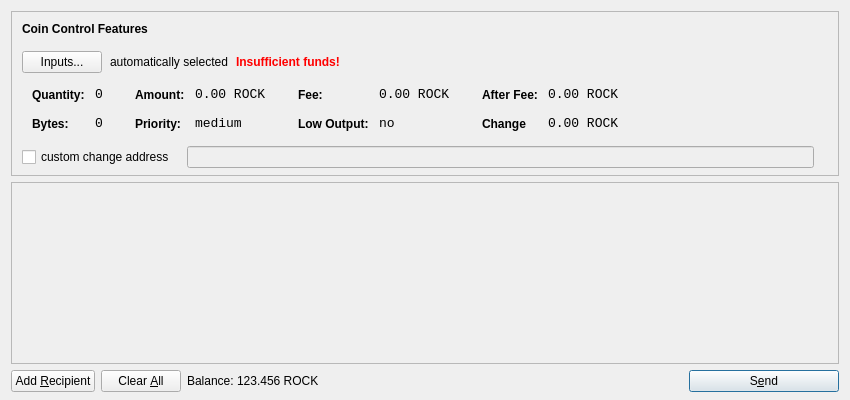
<?xml version="1.0" encoding="UTF-8"?>
<ui version="4.0">
 <class>SendCoinsDialog</class>
 <widget class="QDialog" name="SendCoinsDialog">
  <property name="geometry">
   <rect>
    <x>0</x>
    <y>0</y>
    <width>850</width>
    <height>400</height>
   </rect>
  </property>
  <property name="windowTitle">
   <string>Send Coins</string>
  </property>
  <layout class="QVBoxLayout" name="verticalLayout" stretch="0,1,0">
   <property name="bottomMargin">
    <number>8</number>
   </property>
   <item>
    <widget class="QFrame" name="frameCoinControl">
     <property name="sizePolicy">
      <sizepolicy hsizetype="Expanding" vsizetype="Expanding">
       <horstretch>0</horstretch>
       <verstretch>0</verstretch>
      </sizepolicy>
     </property>
     <property name="maximumSize">
      <size>
       <width>16777215</width>
       <height>16777215</height>
      </size>
     </property>
     <property name="frameShape">
      <enum>QFrame::StyledPanel</enum>
     </property>
     <property name="frameShadow">
      <enum>QFrame::Sunken</enum>
     </property>
     <layout class="QVBoxLayout" name="verticalLayoutCoinControl2">
      <property name="spacing">
       <number>-1</number>
      </property>
      <property name="leftMargin">
       <number>0</number>
      </property>
      <property name="topMargin">
       <number>0</number>
      </property>
      <property name="rightMargin">
       <number>0</number>
      </property>
      <property name="bottomMargin">
       <number>6</number>
      </property>
      <item>
       <layout class="QVBoxLayout" name="verticalLayoutCoinControl" stretch="0,0,0,0,1">
        <property name="spacing">
         <number>0</number>
        </property>
        <property name="leftMargin">
         <number>10</number>
        </property>
        <property name="topMargin">
         <number>10</number>
        </property>
        <item>
         <layout class="QHBoxLayout" name="horizontalLayoutCoinControl1">
          <property name="bottomMargin">
           <number>15</number>
          </property>
          <item>
           <widget class="QLabel" name="labelCoinControlFeatures">
            <property name="sizePolicy">
             <sizepolicy hsizetype="Preferred" vsizetype="Maximum">
              <horstretch>0</horstretch>
              <verstretch>0</verstretch>
             </sizepolicy>
            </property>
            <property name="font">
             <font>
              <weight>75</weight>
              <bold>true</bold>
             </font>
            </property>
            <property name="styleSheet">
             <string notr="true">font-weight:bold;</string>
            </property>
            <property name="text">
             <string>Coin Control Features</string>
            </property>
           </widget>
          </item>
         </layout>
        </item>
        <item>
         <layout class="QHBoxLayout" name="horizontalLayoutCoinControl2" stretch="0,0,0,0">
          <property name="spacing">
           <number>8</number>
          </property>
          <property name="bottomMargin">
           <number>10</number>
          </property>
          <item>
           <widget class="QPushButton" name="pushButtonCoinControl">
            <property name="styleSheet">
             <string notr="true"/>
            </property>
            <property name="text">
             <string>Inputs...</string>
            </property>
           </widget>
          </item>
          <item>
           <widget class="QLabel" name="labelCoinControlAutomaticallySelected">
            <property name="text">
             <string>automatically selected</string>
            </property>
            <property name="margin">
             <number>5</number>
            </property>
           </widget>
          </item>
          <item>
           <widget class="QLabel" name="labelCoinControlInsuffFunds">
            <property name="font">
             <font>
              <weight>75</weight>
              <bold>true</bold>
             </font>
            </property>
            <property name="styleSheet">
             <string notr="true">color:red;font-weight:bold;</string>
            </property>
            <property name="text">
             <string>Insufficient funds!</string>
            </property>
            <property name="margin">
             <number>5</number>
            </property>
           </widget>
          </item>
          <item>
           <spacer name="horizontalSpacerCoinControl">
            <property name="orientation">
             <enum>Qt::Horizontal</enum>
            </property>
            <property name="sizeHint" stdset="0">
             <size>
              <width>40</width>
              <height>1</height>
             </size>
            </property>
           </spacer>
          </item>
         </layout>
        </item>
        <item>
         <widget class="QWidget" name="widgetCoinControl" native="true">
          <property name="sizePolicy">
           <sizepolicy hsizetype="Preferred" vsizetype="Preferred">
            <horstretch>0</horstretch>
            <verstretch>0</verstretch>
           </sizepolicy>
          </property>
          <property name="minimumSize">
           <size>
            <width>0</width>
            <height>0</height>
           </size>
          </property>
          <property name="styleSheet">
           <string notr="true"/>
          </property>
          <layout class="QHBoxLayout" name="horizontalLayoutCoinControl5">
           <property name="margin">
            <number>0</number>
           </property>
           <item>
            <layout class="QHBoxLayout" name="horizontalLayoutCoinControl3" stretch="0,0,0,1">
             <property name="spacing">
              <number>20</number>
             </property>
             <property name="topMargin">
              <number>0</number>
             </property>
             <property name="bottomMargin">
              <number>10</number>
             </property>
             <item>
              <layout class="QFormLayout" name="formLayoutCoinControl1">
               <property name="horizontalSpacing">
                <number>10</number>
               </property>
               <property name="verticalSpacing">
                <number>14</number>
               </property>
               <property name="leftMargin">
                <number>10</number>
               </property>
               <property name="topMargin">
                <number>4</number>
               </property>
               <property name="rightMargin">
                <number>6</number>
               </property>
               <item row="0" column="0">
                <widget class="QLabel" name="labelCoinControlQuantityText">
                 <property name="styleSheet">
                  <string notr="true">font-weight:bold;</string>
                 </property>
                 <property name="text">
                  <string>Quantity:</string>
                 </property>
                 <property name="margin">
                  <number>0</number>
                 </property>
                </widget>
               </item>
               <item row="0" column="1">
                <widget class="QLabel" name="labelCoinControlQuantity">
                 <property name="font">
                  <font>
                   <family>Monospace</family>
                   <pointsize>10</pointsize>
                  </font>
                 </property>
                 <property name="cursor">
                  <cursorShape>IBeamCursor</cursorShape>
                 </property>
                 <property name="contextMenuPolicy">
                  <enum>Qt::ActionsContextMenu</enum>
                 </property>
                 <property name="text">
                  <string>0</string>
                 </property>
                 <property name="margin">
                  <number>0</number>
                 </property>
                 <property name="textInteractionFlags">
                  <set>Qt::LinksAccessibleByMouse|Qt::TextSelectableByKeyboard|Qt::TextSelectableByMouse</set>
                 </property>
                </widget>
               </item>
               <item row="1" column="0">
                <widget class="QLabel" name="labelCoinControlBytesText">
                 <property name="styleSheet">
                  <string notr="true">font-weight:bold;</string>
                 </property>
                 <property name="text">
                  <string>Bytes:</string>
                 </property>
                </widget>
               </item>
               <item row="1" column="1">
                <widget class="QLabel" name="labelCoinControlBytes">
                 <property name="font">
                  <font>
                   <family>Monospace</family>
                   <pointsize>10</pointsize>
                  </font>
                 </property>
                 <property name="cursor">
                  <cursorShape>IBeamCursor</cursorShape>
                 </property>
                 <property name="contextMenuPolicy">
                  <enum>Qt::ActionsContextMenu</enum>
                 </property>
                 <property name="text">
                  <string>0</string>
                 </property>
                 <property name="textInteractionFlags">
                  <set>Qt::LinksAccessibleByMouse|Qt::TextSelectableByKeyboard|Qt::TextSelectableByMouse</set>
                 </property>
                </widget>
               </item>
              </layout>
             </item>
             <item>
              <layout class="QFormLayout" name="formLayoutCoinControl2">
               <property name="horizontalSpacing">
                <number>10</number>
               </property>
               <property name="verticalSpacing">
                <number>14</number>
               </property>
               <property name="leftMargin">
                <number>6</number>
               </property>
               <property name="topMargin">
                <number>4</number>
               </property>
               <property name="rightMargin">
                <number>6</number>
               </property>
               <item row="0" column="0">
                <widget class="QLabel" name="labelCoinControlAmountText">
                 <property name="styleSheet">
                  <string notr="true">font-weight:bold;</string>
                 </property>
                 <property name="text">
                  <string>Amount:</string>
                 </property>
                 <property name="margin">
                  <number>0</number>
                 </property>
                </widget>
               </item>
               <item row="0" column="1">
                <widget class="QLabel" name="labelCoinControlAmount">
                 <property name="font">
                  <font>
                   <family>Monospace</family>
                   <pointsize>10</pointsize>
                  </font>
                 </property>
                 <property name="cursor">
                  <cursorShape>IBeamCursor</cursorShape>
                 </property>
                 <property name="contextMenuPolicy">
                  <enum>Qt::ActionsContextMenu</enum>
                 </property>
                 <property name="text">
                  <string>0.00 ROCK</string>
                 </property>
                 <property name="textInteractionFlags">
                  <set>Qt::LinksAccessibleByMouse|Qt::TextSelectableByKeyboard|Qt::TextSelectableByMouse</set>
                 </property>
                </widget>
               </item>
               <item row="1" column="0">
                <widget class="QLabel" name="labelCoinControlPriorityText">
                 <property name="styleSheet">
                  <string notr="true">font-weight:bold;</string>
                 </property>
                 <property name="text">
                  <string>Priority:</string>
                 </property>
                </widget>
               </item>
               <item row="1" column="1">
                <widget class="QLabel" name="labelCoinControlPriority">
                 <property name="font">
                  <font>
                   <family>Monospace</family>
                   <pointsize>10</pointsize>
                  </font>
                 </property>
                 <property name="cursor">
                  <cursorShape>IBeamCursor</cursorShape>
                 </property>
                 <property name="contextMenuPolicy">
                  <enum>Qt::ActionsContextMenu</enum>
                 </property>
                 <property name="text">
                  <string>medium</string>
                 </property>
                 <property name="textInteractionFlags">
                  <set>Qt::LinksAccessibleByMouse|Qt::TextSelectableByKeyboard|Qt::TextSelectableByMouse</set>
                 </property>
                </widget>
               </item>
              </layout>
             </item>
             <item>
              <layout class="QFormLayout" name="formLayoutCoinControl3">
               <property name="horizontalSpacing">
                <number>10</number>
               </property>
               <property name="verticalSpacing">
                <number>14</number>
               </property>
               <property name="leftMargin">
                <number>6</number>
               </property>
               <property name="topMargin">
                <number>4</number>
               </property>
               <property name="rightMargin">
                <number>6</number>
               </property>
               <item row="0" column="0">
                <widget class="QLabel" name="labelCoinControlFeeText">
                 <property name="styleSheet">
                  <string notr="true">font-weight:bold;</string>
                 </property>
                 <property name="text">
                  <string>Fee:</string>
                 </property>
                 <property name="margin">
                  <number>0</number>
                 </property>
                </widget>
               </item>
               <item row="0" column="1">
                <widget class="QLabel" name="labelCoinControlFee">
                 <property name="font">
                  <font>
                   <family>Monospace</family>
                   <pointsize>10</pointsize>
                  </font>
                 </property>
                 <property name="cursor">
                  <cursorShape>IBeamCursor</cursorShape>
                 </property>
                 <property name="contextMenuPolicy">
                  <enum>Qt::ActionsContextMenu</enum>
                 </property>
                 <property name="text">
                  <string>0.00 ROCK</string>
                 </property>
                 <property name="textInteractionFlags">
                  <set>Qt::LinksAccessibleByMouse|Qt::TextSelectableByKeyboard|Qt::TextSelectableByMouse</set>
                 </property>
                </widget>
               </item>
               <item row="1" column="0">
                <widget class="QLabel" name="labelCoinControlLowOutputText">
                 <property name="styleSheet">
                  <string notr="true">font-weight:bold;</string>
                 </property>
                 <property name="text">
                  <string>Low Output:</string>
                 </property>
                </widget>
               </item>
               <item row="1" column="1">
                <widget class="QLabel" name="labelCoinControlLowOutput">
                 <property name="font">
                  <font>
                   <family>Monospace</family>
                   <pointsize>10</pointsize>
                  </font>
                 </property>
                 <property name="cursor">
                  <cursorShape>IBeamCursor</cursorShape>
                 </property>
                 <property name="contextMenuPolicy">
                  <enum>Qt::ActionsContextMenu</enum>
                 </property>
                 <property name="text">
                  <string>no</string>
                 </property>
                 <property name="textInteractionFlags">
                  <set>Qt::LinksAccessibleByMouse|Qt::TextSelectableByKeyboard|Qt::TextSelectableByMouse</set>
                 </property>
                </widget>
               </item>
              </layout>
             </item>
             <item>
              <layout class="QFormLayout" name="formLayoutCoinControl4">
               <property name="horizontalSpacing">
                <number>10</number>
               </property>
               <property name="verticalSpacing">
                <number>14</number>
               </property>
               <property name="leftMargin">
                <number>6</number>
               </property>
               <property name="topMargin">
                <number>4</number>
               </property>
               <property name="rightMargin">
                <number>6</number>
               </property>
               <item row="0" column="0">
                <widget class="QLabel" name="labelCoinControlAfterFeeText">
                 <property name="styleSheet">
                  <string notr="true">font-weight:bold;</string>
                 </property>
                 <property name="text">
                  <string>After Fee:</string>
                 </property>
                 <property name="margin">
                  <number>0</number>
                 </property>
                </widget>
               </item>
               <item row="0" column="1">
                <widget class="QLabel" name="labelCoinControlAfterFee">
                 <property name="font">
                  <font>
                   <family>Monospace</family>
                   <pointsize>10</pointsize>
                  </font>
                 </property>
                 <property name="cursor">
                  <cursorShape>IBeamCursor</cursorShape>
                 </property>
                 <property name="contextMenuPolicy">
                  <enum>Qt::ActionsContextMenu</enum>
                 </property>
                 <property name="text">
                  <string>0.00 ROCK</string>
                 </property>
                 <property name="textInteractionFlags">
                  <set>Qt::LinksAccessibleByMouse|Qt::TextSelectableByKeyboard|Qt::TextSelectableByMouse</set>
                 </property>
                </widget>
               </item>
               <item row="1" column="0">
                <widget class="QLabel" name="labelCoinControlChangeText">
                 <property name="styleSheet">
                  <string notr="true">font-weight:bold;</string>
                 </property>
                 <property name="text">
                  <string>Change</string>
                 </property>
                </widget>
               </item>
               <item row="1" column="1">
                <widget class="QLabel" name="labelCoinControlChange">
                 <property name="font">
                  <font>
                   <family>Monospace</family>
                   <pointsize>10</pointsize>
                  </font>
                 </property>
                 <property name="cursor">
                  <cursorShape>IBeamCursor</cursorShape>
                 </property>
                 <property name="contextMenuPolicy">
                  <enum>Qt::ActionsContextMenu</enum>
                 </property>
                 <property name="text">
                  <string>0.00 ROCK</string>
                 </property>
                 <property name="textInteractionFlags">
                  <set>Qt::LinksAccessibleByMouse|Qt::TextSelectableByKeyboard|Qt::TextSelectableByMouse</set>
                 </property>
                </widget>
               </item>
              </layout>
             </item>
            </layout>
           </item>
          </layout>
         </widget>
        </item>
        <item>
         <layout class="QHBoxLayout" name="horizontalLayoutCoinControl4" stretch="0,0,0">
          <property name="spacing">
           <number>12</number>
          </property>
          <property name="sizeConstraint">
           <enum>QLayout::SetDefaultConstraint</enum>
          </property>
          <property name="topMargin">
           <number>5</number>
          </property>
          <property name="rightMargin">
           <number>5</number>
          </property>
          <item>
           <widget class="QCheckBox" name="checkBoxCoinControlChange">
            <property name="text">
             <string>custom change address</string>
            </property>
           </widget>
          </item>
          <item>
           <widget class="QLineEdit" name="lineEditCoinControlChange">
            <property name="enabled">
             <bool>false</bool>
            </property>
            <property name="sizePolicy">
             <sizepolicy hsizetype="Expanding" vsizetype="Fixed">
              <horstretch>0</horstretch>
              <verstretch>0</verstretch>
             </sizepolicy>
            </property>
           </widget>
          </item>
          <item>
           <widget class="QLabel" name="labelCoinControlChangeLabel">
            <property name="sizePolicy">
             <sizepolicy hsizetype="Preferred" vsizetype="Expanding">
              <horstretch>0</horstretch>
              <verstretch>0</verstretch>
             </sizepolicy>
            </property>
            <property name="minimumSize">
             <size>
              <width>0</width>
              <height>0</height>
             </size>
            </property>
            <property name="text">
             <string/>
            </property>
            <property name="margin">
             <number>3</number>
            </property>
           </widget>
          </item>
         </layout>
        </item>
        <item>
         <spacer name="verticalSpacerCoinControl">
          <property name="orientation">
           <enum>Qt::Vertical</enum>
          </property>
          <property name="sizeHint" stdset="0">
           <size>
            <width>800</width>
            <height>1</height>
           </size>
          </property>
         </spacer>
        </item>
       </layout>
      </item>
     </layout>
    </widget>
   </item>
   <item>
    <widget class="QScrollArea" name="scrollArea">
     <property name="widgetResizable">
      <bool>true</bool>
     </property>
     <widget class="QWidget" name="scrollAreaWidgetContents">
      <property name="geometry">
       <rect>
        <x>0</x>
        <y>0</y>
        <width>830</width>
        <height>165</height>
       </rect>
      </property>
      <layout class="QVBoxLayout" name="verticalLayout_2">
       <property name="margin">
        <number>0</number>
       </property>
       <item>
        <layout class="QVBoxLayout" name="entries">
         <property name="spacing">
          <number>6</number>
         </property>
        </layout>
       </item>
       <item>
        <spacer name="verticalSpacer">
         <property name="orientation">
          <enum>Qt::Vertical</enum>
         </property>
         <property name="sizeHint" stdset="0">
          <size>
           <width>20</width>
           <height>40</height>
          </size>
         </property>
        </spacer>
       </item>
      </layout>
     </widget>
    </widget>
   </item>
   <item>
    <layout class="QHBoxLayout" name="horizontalLayout">
     <item>
      <widget class="QPushButton" name="addButton">
       <property name="toolTip">
        <string>Send to multiple recipients at once</string>
       </property>
       <property name="text">
        <string>Add &amp;Recipient</string>
       </property>
       <property name="icon">
        <iconset resource="../bitcoin.qrc">
         <normaloff>:/icons/add</normaloff>:/icons/add</iconset>
       </property>
       <property name="autoDefault">
        <bool>false</bool>
       </property>
      </widget>
     </item>
     <item>
      <widget class="QPushButton" name="clearButton">
       <property name="sizePolicy">
        <sizepolicy hsizetype="Minimum" vsizetype="Fixed">
         <horstretch>0</horstretch>
         <verstretch>0</verstretch>
        </sizepolicy>
       </property>
       <property name="toolTip">
        <string>Remove all transaction fields</string>
       </property>
       <property name="text">
        <string>Clear &amp;All</string>
       </property>
       <property name="icon">
        <iconset resource="../bitcoin.qrc">
         <normaloff>:/icons/remove</normaloff>:/icons/remove</iconset>
       </property>
       <property name="autoRepeatDelay">
        <number>300</number>
       </property>
       <property name="autoDefault">
        <bool>false</bool>
       </property>
      </widget>
     </item>
     <item>
      <layout class="QHBoxLayout" name="horizontalLayout_2">
       <property name="spacing">
        <number>3</number>
       </property>
       <item>
        <widget class="QLabel" name="label">
         <property name="sizePolicy">
          <sizepolicy hsizetype="Preferred" vsizetype="Fixed">
           <horstretch>0</horstretch>
           <verstretch>0</verstretch>
          </sizepolicy>
         </property>
         <property name="text">
          <string>Balance:</string>
         </property>
        </widget>
       </item>
       <item>
        <widget class="QLabel" name="labelBalance">
         <property name="sizePolicy">
          <sizepolicy hsizetype="Preferred" vsizetype="Fixed">
           <horstretch>0</horstretch>
           <verstretch>0</verstretch>
          </sizepolicy>
         </property>
         <property name="cursor">
          <cursorShape>IBeamCursor</cursorShape>
         </property>
         <property name="text">
          <string>123.456 ROCK</string>
         </property>
         <property name="textInteractionFlags">
          <set>Qt::LinksAccessibleByMouse|Qt::TextSelectableByKeyboard|Qt::TextSelectableByMouse</set>
         </property>
        </widget>
       </item>
      </layout>
     </item>
     <item>
      <spacer name="horizontalSpacer">
       <property name="orientation">
        <enum>Qt::Horizontal</enum>
       </property>
       <property name="sizeHint" stdset="0">
        <size>
         <width>40</width>
         <height>20</height>
        </size>
       </property>
      </spacer>
     </item>
     <item>
      <widget class="QPushButton" name="sendButton">
       <property name="minimumSize">
        <size>
         <width>150</width>
         <height>0</height>
        </size>
       </property>
       <property name="toolTip">
        <string>Confirm the send action</string>
       </property>
       <property name="text">
        <string>S&amp;end</string>
       </property>
       <property name="icon">
        <iconset resource="../bitcoin.qrc">
         <normaloff>:/icons/send</normaloff>:/icons/send</iconset>
       </property>
       <property name="default">
        <bool>true</bool>
       </property>
      </widget>
     </item>
    </layout>
   </item>
  </layout>
 </widget>
 <resources>
  <include location="../bitcoin.qrc"/>
 </resources>
 <connections/>
</ui>
